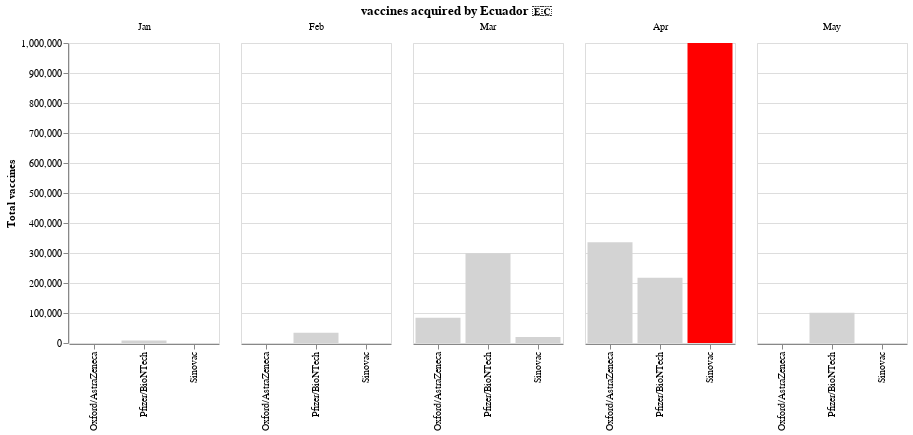

Source (notebook cell):
### Code cell
df_vaccines.reset_index(inplace=True)
figure=alt.Chart(df_vaccines).mark_bar().encode(
        x=alt.X('vaccine:O',title=''),
        y=alt.Y('total:Q',title='Total vaccines'),
        color=alt.condition(
            alt.datum.total == 1000000,
            alt.value('red'),    
            alt.value('lightgrey')
         ),
        column=alt.Column('month(arrived_at):N',title='')
    ).properties(title='vaccines acquired by Ecuador 🇪🇨',width=150
    ).configure_title(
        anchor='middle'
    )
figure

### Figure 1 — Vega-Lite specification as saved in the notebook (floating-point values rounded to 4 significant figures)
{"$schema": "https://vega.github.io/schema/vega-lite/v4.8.1.json", "config": {"title": {"anchor": "middle"}, "view": {"continuousHeight": 300, "continuousWidth": 400}}, "data": {"name": "data-c0cec32c578175d2b0904d36c347a76c"}, "datasets": {"data-c0cec32c578175d2b0904d36c347a76c": [{"arrived_at": "2021-03-31T00:00:00", "total": 84000, "vaccine": "Oxford/AstraZeneca"}, {"arrived_at": "2021-04-30T00:00:00", "total": 336000, "vaccine": "Oxford/AstraZeneca"}, {"arrived_at": "2021-01-31T00:00:00", "total": 8190, "vaccine": "Pfizer/BioNTech"}, {"arrived_at": "2021-02-28T00:00:00", "total": 33930, "vaccine": "Pfizer/BioNTech"}, {"arrived_at": "2021-03-31T00:00:00", "total": 299520, "vaccine": "Pfizer/BioNTech"}, {"arrived_at": "2021-04-30T00:00:00", "total": 217620, "vaccine": "Pfizer/BioNTech"}, {"arrived_at": "2021-05-31T00:00:00", "total": 100620, "vaccine": "Pfizer/BioNTech"}, {"arrived_at": "2021-03-31T00:00:00", "total": 20000, "vaccine": "Sinovac"}, {"arrived_at": "2021-04-30T00:00:00", "total": 1000000, "vaccine": "Sinovac"}]}, "encoding": {"color": {"condition": {"test": "(datum.total === 1000000)", "value": "red"}, "value": "lightgrey"}, "column": {"field": "arrived_at", "timeUnit": "month", "title": "", "type": "nominal"}, "x": {"field": "vaccine", "title": "", "type": "ordinal"}, "y": {"field": "total", "title": "Total vaccines", "type": "quantitative"}}, "mark": "bar", "title": "vaccines acquired by Ecuador 🇪🇨", "width": 150}
